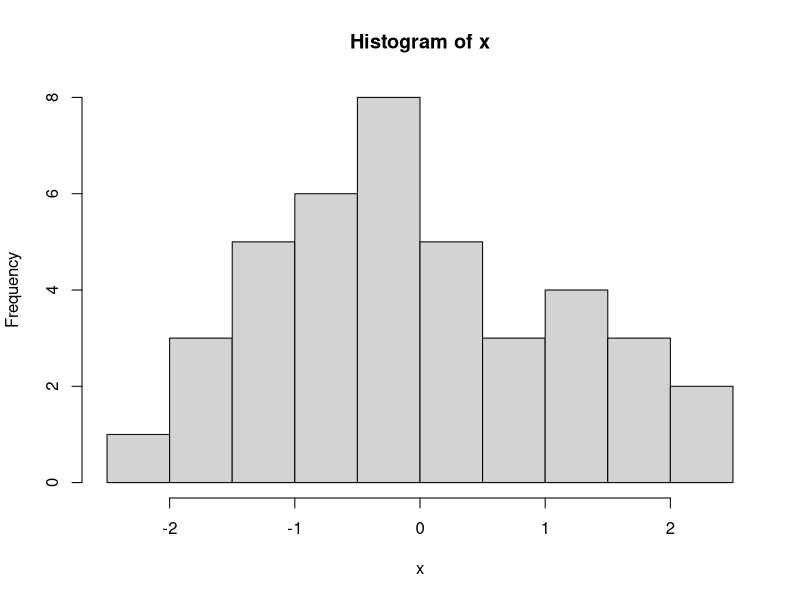
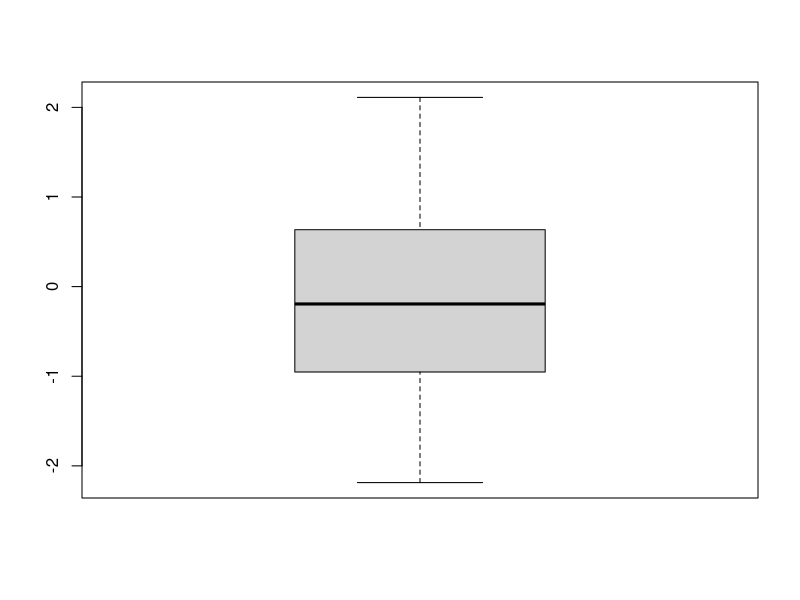
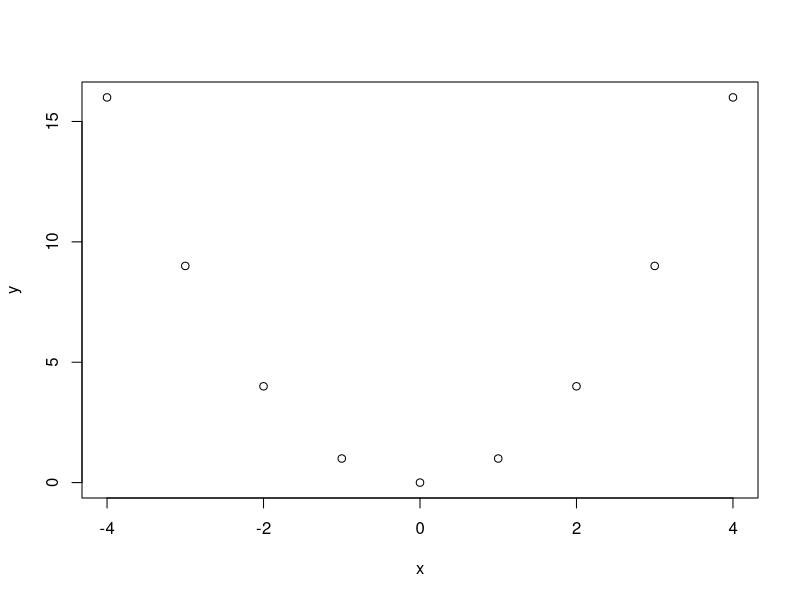
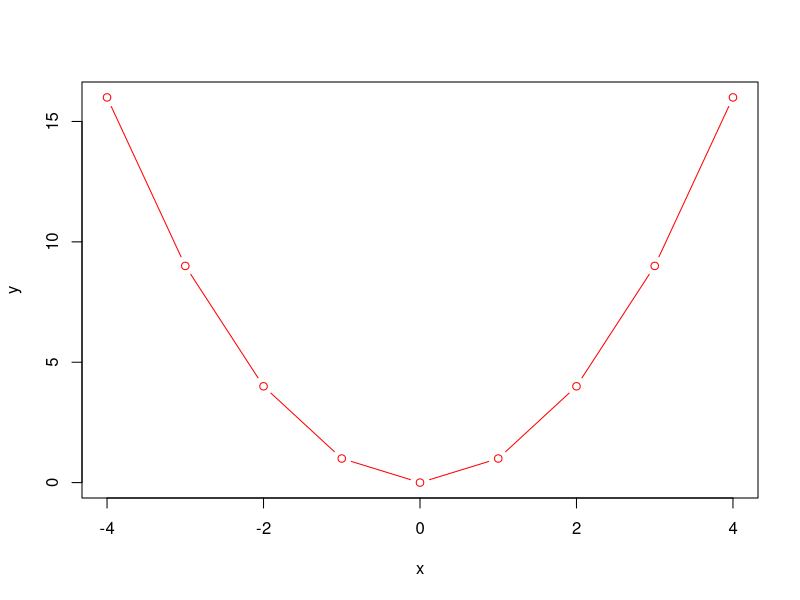

Recreate these plots in R, in order.
## ---- chunk 1
x <- sqrt(10) #No se muestra el resultado
## ---- chunk 2
x #Se muestra el resultado
## ---- chunk 3
sqrt(10) #Se imprime en la consola el resultado
## ---- chunk 4
5+2
## ---- chunk 5
sqrt(15)
## ---- chunk 6
text_tab1 <- data.frame(
  Operador = c("`x + y`", 
               "`x - y`", 
               "`x * y`", 
               "`x / y`",
               "`x %/% y`",
               "`x %% y`",
               "`x ^ y`", 
               "`x < y`",
               "`x <= y`",
               "`x > y`",
               "`x >= y`",
               "`x == y`",
               "`x != y`",
               "`sqrt(x)`",
               "`exp(x)`",
               "`log(x)`",
               "`log(x, k)`",
               "`sum(x)`",
               "`prod(x)`",
               "`round(x, k)`"),
  
  Operacion = c("suma de x e y",
                "diferencia de x e y",
                "multiplicación de x e y", 
                "división de x por y", 
                "parte entera de la división de x por y",
                "resto de la división de x por y",
                "x elevado a y-ésima potencia",
                "x menor que y",
                "x menor o igual que y",
                "x mayor que y",
                "x mayor o igual que y",
                "x igual a y",
                "x no es igual a y",
                "raíz cuadrada de x",
                "exponencial de x",
                "logaritmo natural de x",
                "logaritmo base k de x",
                "suma de los elementos de x",
                "producto de los elementos de x",
                "x redondeado a k dígitos")
)

knitr::kable(text_tab1, col.names = c("Sintaxis", "Operación"),
             caption = 'Algunas funciones matemáticas en R',longtable=TRUE,
             booktabs = TRUE)
## ---- chunk 7
x<-c(1,2,3,4,5)  #No se muestra el resultado
x                #Se auto imprime el resultado
print(x)         #Imprime el resultado de manera explícita mediante el comando print 
## ---- chunk 8
c(1,2,3)->x
x

x=c(1,2,3,4)
x
## ---- chunk 9
x<- rnorm(40)
summary(x)
## ---- chunk 10
hist(x)
boxplot(x)
## ---- chunk 11
x <- c(-4,-3,-2,-1,0,1,2,3,4)  # Observar que se remplazó el objeto "x" que se generó previamente
y <- x^2
plot(x,y)
plot(x,y, type="b", col="red")
